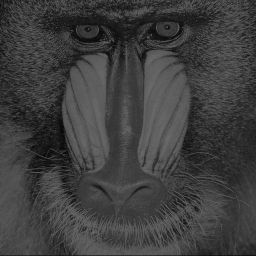
#> input picture Digital_Ass3/images/baboon.tif, 256 x 256 px
$ jupyter execute --allow-errors Untitled.ipynb   (shell and % lines are left out)
#> lines starting #> are read from the running program, lines starting #| are printed output that depends on the picture; long printed decimals are rounded
[cell 1]
import cv2
import numpy as np
from scipy import fftpack as fft
import matplotlib.pyplot as plt

[cell 2]
img = cv2.imread('images/baboon.tif',0)
#> img is the input picture: shape (256, 256); min 7, max 107, mean 62.8
print(img)
#> (printed output is left out)
print(img.shape)
#| (256, 256)

[cell 3]
plt.figure(figsize=(6,6))
plt.imshow(img,'gray')

[cell 4]
img_dct = fft.dct( fft.dct(img.T, norm="ortho").T, norm="ortho" )
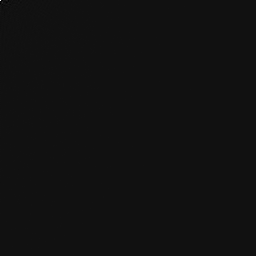
#> img_dct: shape (256, 256) float64; min -1195.9, max 16078.3, mean 0.2; drawn with min black and max white
print(img_dct)
#> (printed output is left out)
print(img_dct.shape)
#| (256, 256)
print(np.max(img_dct),np.min(img_dct))
#| 16078.328 -1195.933

[cell 5]
plt.figure(figsize=(6,6))
plt.imshow(img_dct,'gray',vmax=(np.max(img_dct)*0.01),vmin=0)

[cell 6]
img_idct = fft.idct( fft.idct(img_dct.T, norm="ortho").T, norm="ortho" )
print(img_idct)
#> (printed output is left out)
plt.figure(figsize=(6,6))
plt.imshow(img_idct,'gray')

[cell 7]
img_dct2 = img_dct.copy()
img_dct2[10:,10:] = 0
print(img_dct2)
#> (printed output is left out)

[cell 8]
img_b0 = img[0:8,0:8].copy()
#> (the rest of this cell did not finish here and is left out)

[cell 9]
height  = len(img) #one column of image
#> height = 256
width = len(img[0]) # one row of image
#> width = 256
sliced = [] # new list for 8x8 sliced image
block = 8
print("The image heigh is " +str(height)+", and image width is "+str(width)+" pixels")
#| The image heigh is 256, and image width is 256 pixels

[cell 10]
#dividing 8x8 parts
currY = 0 #current Y index
for i in range(block,height+1,block):
    currX = 0 #current X index
    for j in range(block,width+1,block):
        sliced.append(img[currY:i,currX:j]-np.ones((8,8))*128) #Extracting 128 from all pixels
        currX = j
    currY = i
#> after the loop, sliced = 1024 items

print("Size of the sliced image: "+str(len(sliced)))
#| Size of the sliced image: 1024
print("Each elemend of sliced list contains a "+ str(sliced[0].shape)+ " element.")
#| Each elemend of sliced list contains a (8, 8) element.

[cell 11]
print(sliced[0][0][0])
#| -94.0

[cell 12]
DCToutput = []
for part in sliced:
    img_idct = fft.dct( fft.dct(img_dct.T, norm="ortho").T, norm="ortho" )
    DCToutput.append(img_idct)
#> this loop made 1024 passes
#> pass 1, `img_idct = fft.dct( fft.dct(img_dct.T, norm="ortho").T, norm="ortho" )`:
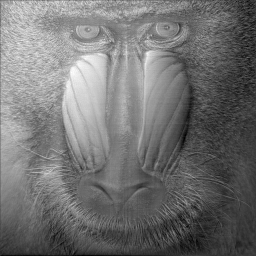
#> img_idct: shape (256, 256) float64; min -50.83, max 175.3, mean 50.5; drawn with min black and max white
#> after the loop, DCToutput = 1024 items
DCToutput[0][0]
print(len(DCToutput[0][0]))
#| 256

$ run again, with Digital_Ass3/images/aerial.tif copied over Digital_Ass3/images/baboon.tif
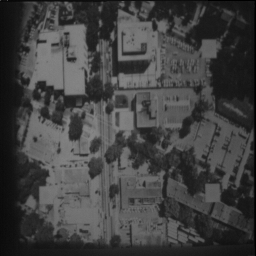
#> input picture Digital_Ass3/images/aerial.tif, 256 x 256 px
#> img is the input picture: shape (256, 256); min 0, max 135, mean 65
#> (printed output is left out)
#| (256, 256)
#> (printed output is left out)
#| (256, 256)
#| 16649.145 -3988.350
#> `img_idct = fft.idct( fft.idct(img_dct.T, norm="ortho").T, norm="ortho" )`:
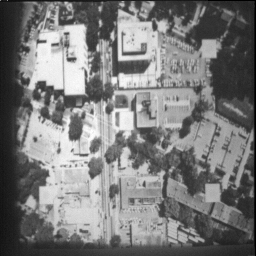
#> img_idct: shape (256, 256) float64; min -2.01e-14, max 135, mean 65; drawn with min black and max white
#> (printed output is left out)
#> (printed output is left out)
#> height = 256
#| The image heigh is 256, and image width is 256 pixels
#> after the loop `for i in range(block,height+1,block):`: sliced = 1024 items
#| Size of the sliced image: 1024
#| Each elemend of sliced list contains a (8, 8) element.
#| -57.0
#> the loop `for part in sliced:` made 1024 passes
#> pass 1, `img_idct = fft.dct( fft.dct(img_dct.T, norm="ortho").T, norm="ortho" )`:
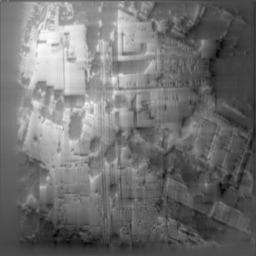
#> img_idct: shape (256, 256) float64; min -91.47, max 218.6, mean 46.1; drawn with min black and max white
#| 256
